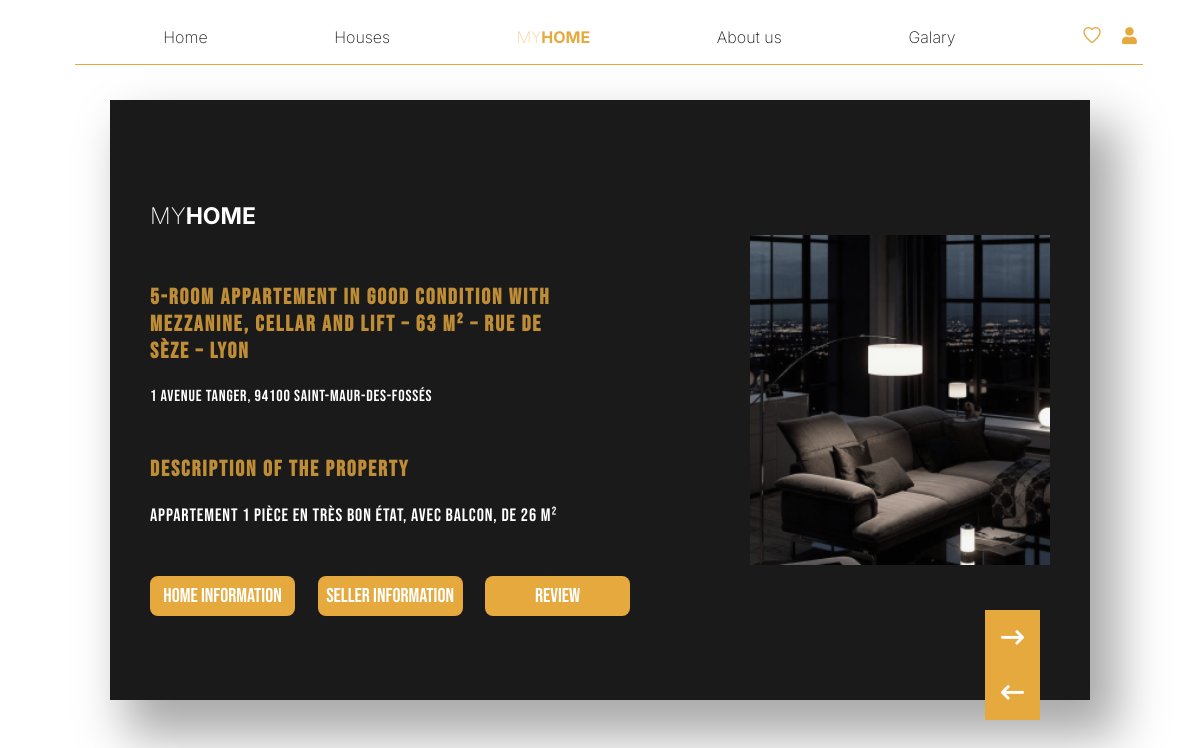
Page /detail.php?id_house=2 on the committed database.
### tables this page shows
CREATE TABLE `galary` (
  `ID_image` int(5) NOT NULL,
  `ID_house` int(5) DEFAULT NULL,
  `image` varchar(254) NOT NULL
);

CREATE TABLE `house` (
  `ID_house` int(5) NOT NULL,
  `ID_catégorie` int(5) DEFAULT NULL,
  `profile_pic` varchar(254) DEFAULT NULL,
  `adress` varchar(254) DEFAULT NULL,
  `price` decimal(3,0) DEFAULT NULL,
  `description` varchar(254) DEFAULT NULL,
  `title` varchar(255) NOT NULL
);

### detail.php (the view, shortened to what this page needs)
<!DOCTYPE html>
<html lang="en">
<head>
    <link rel="stylesheet" href="nav_footer/style_nav.css">
    <link rel="stylesheet" href="detail.css">
</head>
<body>
    <?php include "connexion.php"?>
    <?php
        if(isset($_REQUEST['id_house'])){
            $id = $_REQUEST['id_house'];
            $select = "SELECT * FROM house H INNER JOIN galary G ON H.ID_house = G.ID_house WHERE H.ID_house = $id";
            $data = mysqli_query($conn, $select);
        }
    ?>
<nav>
        <div>
            <a href="home.php">Home</a>
            <a href="houses.php">Houses</a>
            <a id="logo" href="">MY<span>HOME</span></a>
            <a href="home.php#about_us">About us</a>
            <a href="galary.php">Galary</a>
            <div>
                <a href="favoris.php" id="favourit"><img src="images/Favorite.png"></a>
                <?php if(!isset($_SESSION["id_user"]) || $_SESSION["id_user"]==""){ ?>
                         <a href="sign_up.php"><img src="images/user.png"></a>
                    <?php } else{ ?>
                         <a href="logout.php"><i class="fa-solid fa-arrow-right-from-bracket"></i></a>
                    <?php } ?>
            </div>
        </div>
        <section></section>
     </nav>
    <main>
        <div id="border_div">
            <div id="container">
                    <?php
                    $rows = array();
                        while($row = mysqli_fetch_assoc($data)){
                            $rows [] = $row;
                        }
                            echo'
                            <div class="child_container">
                                <a href="home.php"><h1>MY<span>HOME</span></a>
                                <h3 class="title_detail">'.$rows[0]["title"].'</h3>
                                <p>'.$rows[0]["adress"].'</p>
                                <h3>Description of the property</h3>
                                <p class="para">'.$rows[0]["description"].'</p>
                                <button>home information</button>
                                <a href="Sellerdetail.php?id_house='.$rows[0]["ID_house"].'"><button class="btn_detail">Seller Information</button></a>
                                <a href="review.php?id_house='.$rows[0]["ID_house"].'"><button class="btn_detail">review</button></a>
                            </div>
                            <div class="img_detail">
                                <img src="images/'.$rows[0]["image"].'">
                                <div id="img_aside">';
                            echo '</div>
                            </div>
                            <div id="icon_div">
                                <a href="houses.php#sales_houses"><i class="fa-solid fa-arrow-right-long"></i></a>
                                <a href="home.php"><i class="fa-solid fa-arrow-left-long"></i></a>
                            </div>
                            ';
                    ?>
            </div>
        </div>
    </main>
</body>
</html>

### nav_footer/style_nav.css (style rules this page uses)
body { margin: 0px; padding: 0px; }
nav > div { display: flex; align-items: center; justify-content: space-around ; padding-left: 100px; }
nav { display: flex; flex-direction: column; position: absolute; z-index: 10; width: 100%; font-family: 'Inter', sans-serif; padding-top: 25px; padding-bottom: 20px; }
nav a { text-decoration: none; color: white; font-family: 'Inter', sans-serif; font-weight: 200; }
#logo { color: #E6A93E; font-weight: lighter; }
nav a span { font-weight: bold; }
#favourit { margin-right: 15px; }
section { width: 89%; margin-left: 75px; margin-top: 15px; height: 1px; background-color: #E6A93E; }

### detail.css (style rules this page uses)
body { margin: 0; padding: 0; display: flex; flex-direction: column; }
#border_div { display: flex; width: 100%; justify-content: center; }
#container { position: relative; display: flex; align-items: center; justify-content: space-between; background-color: #1A1A1A; color: white; width: 75%; font-family: 'Bebas Neue'; margin-top: 100px; height: 600px; padding: 0 40px; box-shadow: 22px 30px 46px 6px rgba(0, 0, 0, 0.34); }
.child_container button { border: none; margin: 0; background-color: #E6A93E; color: white; font-family: 'Bebas Neue'; width: 145px; height: 40px; font-size: 20px; cursor: pointer; margin-top: 50px; margin-bottom: 10px; }
.child_container h3 { color: rgba(230, 169, 62, 0.81); font-size: 22px; width: 70%; margin-top: 50px; letter-spacing: 0.09em; }
.child_container a { text-decoration: none; color: white; font-family: 'Inter', sans-serif; font-size: 23px; font-weight: 200; margin: 0; }
.child_container a span { font-weight: bold; }
.child_container p { letter-spacing: 0.05em; }
.title_detail { width: 70%; }
.para { margin: 0; width: 70%; font-size: 18px; }
.img_detail img { height: 330px; width: 300px; object-fit: cover; }
#container button { border-radius: 8px; }
#container .btn_detail { margin-left: 20px; }
.img_detail { display: flex; }
#icon_div { width: 55px; height: 110px; background-color: #E6A93E; position: absolute; bottom: -20px; right: 50px; }
#icon_div a { text-decoration: none; color: white; font-size: 23px; display: flex; justify-content: center; height: 50%; align-items: center; }
body { margin: 0px; padding: 0px; }
nav > div { display: flex; align-items: center; justify-content: space-around ; padding-left: 100px; }
nav { display: flex; flex-direction: column; position: absolute; z-index: 10; width: 100%; font-family: 'Inter', sans-serif; padding-top: 25px; padding-bottom: 20px; }
nav a { text-decoration: none; color: #1A1A1A; font-family: 'Inter', sans-serif; font-weight: 200; }
#logo { color: #E6A93E; font-weight: lighter; }
nav a span { font-weight: bold; }
#favourit { margin-right: 15px; }
section { width: 89%; margin-left: 75px; margin-top: 15px; height: 1px; background-color: #E6A93E; }

### rows in the picture
galary: ID_house.title "5-room Appartement in good condition with mezzanine, cellar and lift – 63 m² – Rue de Sèze – Lyon", ID_house.adress "1 Avenue Tanger, 94100 Saint-Maur-des-Fossés", ID_house.description "Appartement 1 pièce en très bon état, avec balcon, de 26 m²", image (picture)
